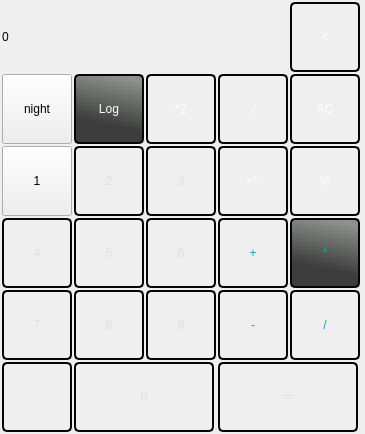
   <widget class="QWidget" name="layoutWidget">
    <property name="geometry">
     <rect>
      <x>0</x>
      <y>0</y>
      <width>365</width>
      <height>434</height>
     </rect>
    </property>
    <layout class="QGridLayout" name="gridLayout_2" rowstretch="70,0,0,0,0,0,0,0" columnstretch="70,0,0,0,0">
     <property name="sizeConstraint">
      <enum>QLayout::SetMinimumSize</enum>
     </property>
     <property name="leftMargin">
      <number>2</number>
     </property>
     <property name="topMargin">
      <number>2</number>
     </property>
     <property name="rightMargin">
      <number>2</number>
     </property>
     <property name="bottomMargin">
      <number>2</number>
     </property>
     <property name="spacing">
      <number>2</number>
     </property>
     <item row="2" column="2">
      <widget class="QPushButton" name="pKvadrat">
       <property name="minimumSize">
        <size>
         <width>70</width>
         <height>70</height>
        </size>
       </property>
       <property name="maximumSize">
        <size>
         <width>70</width>
         <height>70</height>
        </size>
       </property>
       <property name="styleSheet">
        <string notr="true">QPushButton {
     border: 2px solid #050505;
     border-radius: 5px;
     background-color: qlineargradient(x1: 0.35, y1: 0.7, x2: 0.5, y2: 0,
                                       stop: 0 #3c3d3c, stop: 1 #8c918c);
    color: white;
     font: 63 10pt &quot;Bahnschrift SemiBold&quot;;
 } 
QPushButton:hover {
     border: 2px solid #050505;
     border-radius: 6px;
     background-color: qlineargradient(x1: 0.6, y1: 1.1 x2: 0.9, y2: 0,
                                       stop: 0 #21201f, stop: 1 #30fcbf);
}
QPushButton:pressed {
     border: 2px solid #050505;
     border-radius: 9px;
     background-color: qlineargradient(x1: 0.45, y1: 0.8, x2: 0.6, y2: 0,
                                       stop: 0 #383532, stop: 1 #32d9a7);
    color: rgb(0, 0,0);
 }



 QPushButton:flat {
     border: none; 
 }

 QPushButton:default {
     border-color: navy;
 }</string>
       </property>
       <property name="text">
        <string>^2</string>
       </property>
      </widget>
     </item>
     <item row="7" column="3" colspan="2">
      <widget class="QPushButton" name="pequal">
       <property name="minimumSize">
        <size>
         <width>70</width>
         <height>70</height>
        </size>
       </property>
       <property name="maximumSize">
        <size>
         <width>140</width>
         <height>70</height>
        </size>
       </property>
       <property name="styleSheet">
        <string notr="true">QPushButton {
     border: 2px solid #050505;
     border-radius: 5px;
     /*background-color: qlineargradient(x1: 0.6, y1: 1.1 x2: 0.9, y2: 0,
                                       stop: 0 #21201f, stop: 1 #30fcbf);*/
     background-color: qlineargradient(x1: 0.6, y1: 1.1 x2: 0.9, y2: 0,
                                       stop: 0 #21201f, stop: 1 #0cadc2);
    color: rgb(222, 222, 222);
     font: 63 18pt &quot;Bahnschrift SemiBold&quot;;
 } 
QPushButton:hover {
     border: 2px solid #050505;
     border-radius: 6px;
    /* background-color: qlineargradient(x1: 0.6, y1: 1.1 x2: 0.9, y2: 0,
                                       stop: 0 #423b34, stop: 1 #14fcb7);*/
    background-color: qlineargradient(x1: 0.6, y1: 1.1 x2: 0.9, y2: 0,
                                       stop: 0 #423b34, stop: 1 #21c8de);
}
QPushButton:pressed {
     border: 2px solid #050505;
     border-radius: 9px;
     /* background-color: qlineargradient(x1: 0.35, y1: 0.7, x2: 0.5, y2: 0,
                                       stop: 0 #21201f, stop: 1 #4fb898);*/
    background-color: qlineargradient(x1: 0.35, y1: 0.7, x2: 0.5, y2: 0,
                                       stop: 0 #21201f, stop: 1 #1fdaf2);
    color: rgb(0,0,0);
 }



 QPushButton:flat {
     border: none; 
 }

 QPushButton:default {
     border-color: navy;
 }</string>
       </property>
       <property name="text">
        <string>=</string>
       </property>
      </widget>
     </item>
     <item row="7" column="0">
      <widget class="QPushButton" name="ppoint">
       <property name="minimumSize">
        <size>
         <width>70</width>
         <height>70</height>
        </size>
       </property>
       <property name="maximumSize">
        <size>
         <width>70</width>
         <height>70</height>
        </size>
       </property>
       <property name="styleSheet">
        <string notr="true">QPushButton {
     border: 2px solid #050505;
     border-radius: 5px;
     background-color: qlineargradient(x1: 0.35, y1: 0.7, x2: 0.5, y2: 0,
                                       stop: 0 #050505, stop: 1 #575049);
    color: rgb(222, 222, 222);
     font: 63 18pt &quot;Bahnschrift SemiBold&quot;;
 } 
QPushButton:hover {
     border: 2px solid #050505;
     border-radius: 6px;
     background-color: qlineargradient(x1: 0.6, y1: 1.1 x2: 0.9, y2: 0,
                                       stop: 0 #21201f, stop: 1 #30fcbf);
}
QPushButton:pressed {
     border: 2px solid #050505;
     border-radius: 9px;
     background-color: qlineargradient(x1: 0.45, y1: 0.8, x2: 0.6, y2: 0,
                                       stop: 0 #383532, stop: 1 #32d9a7);
    color: rgb(0,0,0);
 }



 QPushButton:flat {
     border: none; 
 }

 QPushButton:default {
     border-color: navy;
 }</string>
       </property>
       <property name="text">
        <string>.</string>
       </property>
      </widget>
     </item>
     <item row="6" column="4">
      <widget class="QPushButton" name="pdev">
       <property name="minimumSize">
        <size>
         <width>70</width>
         <height>70</height>
        </size>
       </property>
       <property name="maximumSize">
        <size>
         <width>70</width>
         <height>70</height>
        </size>
       </property>
       <property name="styleSheet">
        <string notr="true">QPushButton {
     border: 2px solid #050505;
     border-radius: 5px;
     background-color: qlineargradient(x1: 0.35, y1: 0.7, x2: 0.5, y2: 0,
                                       stop: 0 #3c3d3c, stop: 1 #8c918c);
    color: rgb(11, 166, 186);
     font: 63 18pt &quot;Bahnschrift SemiBold&quot;;
 } 
QPushButton:hover {
     border: 2px solid #050505;
     border-radius: 6px;
     background-color: qlineargradient(x1: 0.6, y1: 1.1 x2: 0.9, y2: 0,
                                       stop: 0 #21201f, stop: 1 #30fcbf);
}
QPushButton:pressed {
     border: 2px solid #050505;
     border-radius: 9px;
     background-color: qlineargradient(x1: 0.45, y1: 0.8, x2: 0.6, y2: 0,
                                       stop: 0 #383532, stop: 1 #32d9a7);    color: rgb(0,0,0);
 }



 QPushButton:flat {
     border: none; 
 }

 QPushButton:default {
     border-color: navy;
 }</string>
       </property>
       <property name="text">
        <string>/</string>
       </property>
      </widget>
     </item>
     <item row="5" column="4">
      <widget class="QPushButton" name="pmultiplication">
       <property name="minimumSize">
        <size>
         <width>70</width>
         <height>70</height>
        </size>
       </property>
       <property name="maximumSize">
        <size>
         <width>70</width>
         <height>70</height>
        </size>
       </property>
       <property name="styleSheet">
        <string notr="true">QPushButton {border: 2px solid #050505;border-radius: 5px;background-color:qlineargradient(x1: 0.35, y1: 0.7, x2: 0.5, y2: 0,stop: 0 #3c3d3c, stop: 1 #8c918c);color: rgb(11, 166, 186);font: 63 18pt &quot;Bahnschrift SemiBold&quot;;} QPushButton:hover{border: 2px solid #050505;border-radius: 6px;background-color: qlineargradient(x1: 0.6, y1: 1.1 x2: 0.9, y2: 0,stop: 0 #21201f, stop: 1 #30fcbf);}QPushButton:pressed {border: 2px solid #050505;border-radius: 9px;background-color: qlineargradient(x1: 0.45, y1: 0.8, x2: 0.6, y2: 0,stop: 0 #383532, stop: 1 #32d9a7);color: rgb(0,0,0); }QPushButton:flat {border: none; }QPushButton:default {border-color: navy;}</string>
       </property>
       <property name="text">
        <string>*</string>
       </property>
      </widget>
     </item>
     <item row="6" column="1">
      <widget class="QPushButton" name="p8">
       <property name="minimumSize">
        <size>
         <width>70</width>
         <height>70</height>
        </size>
       </property>
       <property name="maximumSize">
        <size>
         <width>70</width>
         <height>70</height>
        </size>
       </property>
       <property name="styleSheet">
        <string notr="true">QPushButton {
     border: 2px solid #050505;
     border-radius: 5px;
     background-color: qlineargradient(x1: 0.35, y1: 0.7, x2: 0.5, y2: 0,
                                       stop: 0 #050505, stop: 1 #575049);
    color: rgb(222, 222, 222);
     font: 63 18pt &quot;Bahnschrift SemiBold&quot;;
 } 
QPushButton:hover {
     border: 2px solid #050505;
     border-radius: 6px;
     background-color: qlineargradient(x1: 0.6, y1: 1.1 x2: 0.9, y2: 0,
                                       stop: 0 #21201f, stop: 1 #30fcbf);
}
QPushButton:pressed {
     border: 2px solid #050505;
     border-radius: 9px;
     background-color: qlineargradient(x1: 0.45, y1: 0.8, x2: 0.6, y2: 0,
                                       stop: 0 #383532, stop: 1 #32d9a7);    
      color: rgb(0,0,0);

 }



 QPushButton:flat {
     border: none; 
 }

 QPushButton:default {
     border-color: navy;
 }</string>
       </property>
       <property name="text">
        <string>8</string>
       </property>
      </widget>
     </item>
     <item row="5" column="2">
      <widget class="QPushButton" name="p6">
       <property name="minimumSize">
        <size>
         <width>70</width>
         <height>70</height>
        </size>
       </property>
       <property name="maximumSize">
        <size>
         <width>70</width>
         <height>70</height>
        </size>
       </property>
       <property name="styleSheet">
        <string notr="true">QPushButton {
     border: 2px solid #050505;
     border-radius: 5px;
     background-color: qlineargradient(x1: 0.35, y1: 0.7, x2: 0.5, y2: 0,
                                       stop: 0 #050505, stop: 1 #575049);
    color: rgb(222, 222, 222);
     font: 63 18pt &quot;Bahnschrift SemiBold&quot;;
 } 
QPushButton:hover {
     border: 2px solid #050505;
     border-radius: 6px;
     background-color: qlineargradient(x1: 0.6, y1: 1.1 x2: 0.9, y2: 0,
                                       stop: 0 #21201f, stop: 1 #30fcbf);
}
QPushButton:pressed {
     border: 2px solid #050505;
     border-radius: 9px;
     background-color: qlineargradient(x1: 0.45, y1: 0.8, x2: 0.6, y2: 0,
                                       stop: 0 #383532, stop: 1 #32d9a7);
    color: rgb(0,0,0);
 }



 QPushButton:flat {
     border: none; 
 }

 QPushButton:default {
     border-color: navy;
 }</string>
       </property>
       <property name="text">
        <string>6</string>
       </property>
      </widget>
     </item>
     <item row="6" column="3">
      <widget class="QPushButton" name="pminus">
       <property name="minimumSize">
        <size>
         <width>70</width>
         <height>70</height>
        </size>
       </property>
       <property name="maximumSize">
        <size>
         <width>70</width>
         <height>70</height>
        </size>
       </property>
       <property name="styleSheet">
        <string notr="true">QPushButton {
     border: 2px solid #050505;
     border-radius: 5px;
     background-color: qlineargradient(x1: 0.35, y1: 0.7, x2: 0.5, y2: 0,
                                       stop: 0 #3c3d3c, stop: 1 #8c918c);
    color: rgb(11, 166, 186);
     font: 63 18pt &quot;Bahnschrift SemiBold&quot;;
 } 
QPushButton:hover {
     border: 2px solid #050505;
     border-radius: 6px;
     background-color: qlineargradient(x1: 0.6, y1: 1.1 x2: 0.9, y2: 0,
                                       stop: 0 #21201f, stop: 1 #30fcbf);
}
QPushButton:pressed {
     border: 2px solid #050505;
     border-radius: 9px;
     background-color: qlineargradient(x1: 0.45, y1: 0.8, x2: 0.6, y2: 0,
                                       stop: 0 #383532, stop: 1 #32d9a7);
    color: rgb(0,0,0);
 }



 QPushButton:flat {
     border: none; 
 }

 QPushButton:default {
     border-color: navy;
 }</string>
       </property>
       <property name="text">
        <string>-</string>
       </property>
      </widget>
     </item>
     <item row="7" column="1" colspan="2">
      <widget class="QPushButton" name="p0">
       <property name="minimumSize">
        <size>
         <width>140</width>
         <height>70</height>
        </size>
       </property>
       <property name="maximumSize">
        <size>
         <width>140</width>
         <height>70</height>
        </size>
       </property>
       <property name="styleSheet">
        <string notr="true">QPushButton {
     border: 2px solid #050505;
     border-radius: 5px;
     background-color: qlineargradient(x1: 0.35, y1: 0.7, x2: 0.5, y2: 0,
                                       stop: 0 #050505, stop: 1 #575049);
    color: rgb(222, 222, 222);
     font: 63 18pt &quot;Bahnschrift SemiBold&quot;;
 } 
QPushButton:hover {
     border: 2px solid #050505;
     border-radius: 6px;
     background-color: qlineargradient(x1: 0.6, y1: 1.1 x2: 0.9, y2: 0,
                                       stop: 0 #21201f, stop: 1 #30fcbf);
}
QPushButton:pressed {
     border: 2px solid #050505;
     border-radius: 9px;
     background-color: qlineargradient(x1: 0.45, y1: 0.8, x2: 0.6, y2: 0,
                                       stop: 0 #383532, stop: 1 #32d9a7);
    color: rgb(0,0,0);
 }



 QPushButton:flat {
     border: none; 
 }

 QPushButton:default {
     border-color: navy;
 }</string>
       </property>
       <property name="text">
        <string>0</string>
       </property>
      </widget>
     </item>
     <item row="6" column="0">
      <widget class="QPushButton" name="p7">
       <property name="minimumSize">
        <size>
         <width>70</width>
         <height>70</height>
        </size>
       </property>
       <property name="maximumSize">
        <size>
         <width>70</width>
         <height>70</height>
        </size>
       </property>
       <property name="styleSheet">
        <string notr="true">QPushButton {
     border: 2px solid #050505;
     border-radius: 5px;
     background-color: qlineargradient(x1: 0.35, y1: 0.7, x2: 0.5, y2: 0,
                                       stop: 0 #050505, stop: 1 #575049);
    color: rgb(222, 222, 222);
     font: 63 18pt &quot;Bahnschrift SemiBold&quot;;
 } 
QPushButton:hover {
     border: 2px solid #050505;
     border-radius: 6px;
     background-color: qlineargradient(x1: 0.6, y1: 1.1 x2: 0.9, y2: 0,
                                       stop: 0 #21201f, stop: 1 #30fcbf);
}
QPushButton:pressed {
     border: 2px solid #050505;
     border-radius: 9px;
     background-color: qlineargradient(x1: 0.45, y1: 0.8, x2: 0.6, y2: 0,
                                       stop: 0 #383532, stop: 1 #32d9a7);
    color: rgb(0,0,0);
 }



 QPushButton:flat {
     border: none; 
 }

 QPushButton:default {
     border-color: navy;
 }</string>
       </property>
       <property name="text">
        <string>7</string>
       </property>
      </widget>
     </item>
     <item row="6" column="2">
      <widget class="QPushButton" name="p9">
       <property name="minimumSize">
        <size>
         <width>70</width>
         <height>70</height>
        </size>
       </property>
       <property name="maximumSize">
        <size>
         <width>70</width>
         <height>70</height>
        </size>
       </property>
       <property name="styleSheet">
        <string notr="true">QPushButton {
     border: 2px solid #050505;
     border-radius: 5px;
     background-color: qlineargradient(x1: 0.35, y1: 0.7, x2: 0.5, y2: 0,
                                       stop: 0 #050505, stop: 1 #575049);
    color: rgb(222, 222, 222);
     font: 63 18pt &quot;Bahnschrift SemiBold&quot;;
 } 
QPushButton:hover {
     border: 2px solid #050505;
     border-radius: 6px;
     background-color: qlineargradient(x1: 0.6, y1: 1.1 x2: 0.9, y2: 0,
                                       stop: 0 #21201f, stop: 1 #30fcbf);
}
QPushButton:pressed {
     border: 2px solid #050505;
     border-radius: 9px;
     background-color: qlineargradient(x1: 0.45, y1: 0.8, x2: 0.6, y2: 0,
                                       stop: 0 #383532, stop: 1 #32d9a7);
    color: rgb(0,0,0);
 }



 QPushButton:flat {
     border: none; 
 }

 QPushButton:default {
     border-color: navy;
 }</string>
       </property>
       <property name="text">
        <string>9</string>
       </property>
      </widget>
     </item>
     <item row="5" column="0">
      <widget class="QPushButton" name="p4">
       <property name="minimumSize">
        <size>
         <width>70</width>
         <height>70</height>
        </size>
       </property>
       <property name="maximumSize">
        <size>
         <width>70</width>
         <height>70</height>
        </size>
       </property>
       <property name="styleSheet">
        <string notr="true">QPushButton {
     border: 2px solid #050505;
     border-radius: 5px;
     background-color: qlineargradient(x1: 0.35, y1: 0.7, x2: 0.5, y2: 0,   
                                    stop: 0 #050505, stop: 1 #575049);
    color: rgb(222, 222, 222);
     font: 63 18pt &quot;Bahnschrift SemiBold&quot;;

 } 
QPushButton:hover {
     border: 2px solid #050505;
     border-radius: 6px;
     background-color: qlineargradient(x1: 0.6, y1: 1.1 x2: 0.9, y2: 0,
                                       stop: 0 #21201f, stop: 1 #30fcbf);
}
QPushButton:pressed {
     border: 2px solid #050505;
     border-radius: 9px;
     background-color: qlineargradient(x1: 0.45, y1: 0.8, x2: 0.6, y2: 0,
                                       stop: 0 #383532, stop: 1 #32d9a7);
    color: rgb(0,0,0);
 }



 QPushButton:flat {
     border: none; 
 }

 QPushButton:default {
     border-color: navy;
 }</string>
       </property>
       <property name="text">
        <string>4</string>
       </property>
      </widget>
     </item>
     <item row="1" column="0" colspan="4">
      <widget class="QLabel" name="label">
       <property name="minimumSize">
        <size>
         <width>10</width>
         <height>70</height>
        </size>
       </property>
       <property name="maximumSize">
        <size>
         <width>355</width>
         <height>70</height>
        </size>
       </property>
       <property name="styleSheet">
        <string notr="true">font: 63 26pt &quot;Bahnschrift SemiBold&quot;;
</string>
       </property>
       <property name="text">
        <string>0</string>
       </property>
      </widget>
     </item>
     <item row="2" column="1">
      <widget class="QPushButton" name="pLog">
       <property name="minimumSize">
        <size>
         <width>70</width>
         <height>70</height>
        </size>
       </property>
       <property name="maximumSize">
        <size>
         <width>70</width>
         <height>70</height>
        </size>
       </property>
       <property name="styleSheet">
        <string notr="true">QPushButton { border: 2px solid #050505;border-radius: 5px;background-color:qlineargradient(x1: 0.35, y1: 0.7, x2: 0.5, y2: 0,stop: 0 #3c3d3c, stop: 1 #8c918c);color:white;font: 63 10pt &quot;Bahnschrift SemiBold&quot;; } QPushButton:hover {border: 2px solid #050505;border-radius: 6px;background-color: qlineargradient(x1: 0.6, y1: 1.1 x2: 0.9, y2: 0,stop: 0 #21201f, stop: 1 #30fcbf);}QPushButton:pressed { border: 2px solid #050505;border-radius: 9px;background-color: qlineargradient(x1: 0.45, y1: 0.8, x2: 0.6, y2: 0,stop: 0 #383532, stop: 1 #32d9a7);color: rgb(0, 0,0);}QPushButton:flat {border: none; }QPushButton:default {border-color: navy;}</string>
       </property>
       <property name="text">
        <string>Log</string>
       </property>
      </widget>
     </item>
     <item row="4" column="2">
      <widget class="QPushButton" name="p3">
       <property name="minimumSize">
        <size>
         <width>70</width>
         <height>70</height>
        </size>
       </property>
       <property name="maximumSize">
        <size>
         <width>70</width>
         <height>70</height>
        </size>
       </property>
       <property name="styleSheet">
        <string notr="true">QPushButton {
     border: 2px solid #050505;
     border-radius: 5px;
     background-color: qlineargradient(x1: 0.35, y1: 0.7, x2: 0.5, y2: 0,
                                       stop: 0 #050505, stop: 1 #575049);
    color: rgb(222, 222, 222);
     font: 63 18pt &quot;Bahnschrift SemiBold&quot;;
 } 
QPushButton:hover {
     border: 2px solid #050505;
     border-radius: 6px;
     background-color: qlineargradient(x1: 0.6, y1: 1.1 x2: 0.9, y2: 0,
                                       stop: 0 #21201f, stop: 1 #30fcbf);
}
QPushButton:pressed {
     border: 2px solid #050505;
     border-radius: 9px;
     background-color: qlineargradient(x1: 0.45, y1: 0.8, x2: 0.6, y2: 0,
                                       stop: 0 #383532, stop: 1 #32d9a7);
    color: rgb(0,0,0);
 }



 QPushButton:flat {
     border: none; 
 }

 QPushButton:default {
     border-color: navy;
 }</string>
       </property>
       <property name="text">
        <string>3</string>
       </property>
      </widget>
     </item>
     <item row="5" column="1">
      <widget class="QPushButton" name="p5">
       <property name="minimumSize">
        <size>
         <width>70</width>
         <height>70</height>
        </size>
       </property>
       <property name="maximumSize">
        <size>
         <width>70</width>
         <height>70</height>
        </size>
       </property>
       <property name="styleSheet">
        <string notr="true">QPushButton {
     border: 2px solid #050505;
     border-radius: 5px;
     background-color: qlineargradient(x1: 0.35, y1: 0.7, x2: 0.5, y2: 0,
                                       stop: 0 #050505, stop: 1 #575049);
    color: rgb(222, 222, 222);
     font: 63 18pt &quot;Bahnschrift SemiBold&quot;;
 } 
QPushButton:hover {
     border: 2px solid #050505;
     border-radius: 6px;
     background-color: qlineargradient(x1: 0.6, y1: 1.1 x2: 0.9, y2: 0,
                                       stop: 0 #21201f, stop: 1 #30fcbf);
}
QPushButton:pressed {
     border: 2px solid #050505;
     border-radius: 9px;
     background-color: qlineargradient(x1: 0.45, y1: 0.8, x2: 0.6, y2: 0,
                                       stop: 0 #383532, stop: 1 #32d9a7);
    color: rgb(0,0,0);
 }



 QPushButton:flat {
     border: none; 
 }

 QPushButton:default {
     border-color: navy;
 }</string>
       </property>
       <property name="text">
        <string>5</string>
       </property>
      </widget>
     </item>
     <item row="4" column="1">
      <widget class="QPushButton" name="p2">
       <property name="minimumSize">
        <size>
         <width>70</width>
         <height>70</height>
        </size>
       </property>
       <property name="maximumSize">
        <size>
         <width>70</width>
         <height>70</height>
        </size>
       </property>
       <property name="styleSheet">
        <string notr="true">QPushButton {
     border: 2px solid #050505;
     border-radius: 5px;
     background-color: qlineargradient(x1: 0.35, y1: 0.7, x2: 0.5, y2: 0,
                                       stop: 0 #050505, stop: 1 #575049);
    color: rgb(222, 222, 222);
     font: 63 18pt &quot;Bahnschrift SemiBold&quot;;
 } 
QPushButton:hover {
     border: 2px solid #050505;
     border-radius: 6px;
     background-color: qlineargradient(x1: 0.6, y1: 1.1 x2: 0.9, y2: 0,
                                       stop: 0 #21201f, stop: 1 #30fcbf);
}
QPushButton:pressed {
     border: 2px solid #050505;
     border-radius: 9px;
     background-color: qlineargradient(x1: 0.45, y1: 0.8, x2: 0.6, y2: 0,
                                       stop: 0 #383532, stop: 1 #32d9a7);
    color: rgb(0,0,0);
 }



 QPushButton:flat {
     border: none; 
 }

 QPushButton:default {
     border-color: navy;
 }</string>
       </property>
       <property name="text">
        <string>2</string>
       </property>
      </widget>
     </item>
     <item row="5" column="3">
      <widget class="QPushButton" name="pplus">
       <property name="minimumSize">
        <size>
         <width>70</width>
         <height>70</height>
        </size>
       </property>
       <property name="maximumSize">
        <size>
         <width>70</width>
         <height>70</height>
        </size>
       </property>
       <property name="styleSheet">
        <string notr="true">QPushButton {
     border: 2px solid #050505;
     border-radius: 5px;
     background-color: qlineargradient(x1: 0.35, y1: 0.7, x2: 0.5, y2: 0,
                                       stop: 0 #3c3d3c, stop: 1 #8c918c);
    color: rgb(11, 166, 186);
     font: 63 18pt &quot;Bahnschrift SemiBold&quot;;
 } 
QPushButton:hover {
     border: 2px solid #050505;
     border-radius: 6px;
     background-color: qlineargradient(x1: 0.6, y1: 1.1 x2: 0.9, y2: 0,
                                       stop: 0 #21201f, stop: 1 #30fcbf);
}
QPushButton:pressed {
     border: 2px solid #050505;
     border-radius: 9px;
     background-color: qlineargradient(x1: 0.45, y1: 0.8, x2: 0.6, y2: 0,
                                       stop: 0 #383532, stop: 1 #32d9a7);
    color: rgb(0,0,0);
 }



 QPushButton:flat {
     border: none; 
 }

 QPushButton:default {
     border-color: navy;
 }</string>
       </property>
       <property name="text">
        <string>+</string>
       </property>
      </widget>
     </item>
     <item row="4" column="0">
      <widget class="QPushButton" name="p1">
       <property name="minimumSize">
        <size>
         <width>70</width>
         <height>68</height>
        </size>
       </property>
       <property name="maximumSize">
        <size>
         <width>70</width>
         <height>70</height>
        </size>
       </property>
       <property name="styleSheet">
        <string notr="true">QPushButton {border: 2px solid #050505;border-radius: 5px;background-color: qlineargradient(x1: 0.35, y1: 0.7, x2: 0.5, y2: 0,stop: 0 #050505, stop: 1 #575049);color: rgb(222, 222, 222);font: 63 18pt &quot;Bahnschrift SemiBold&quot;;\n } \nQPushButton:hover {
     border: 2px solid #050505;
     border-radius: 6px;
     background-color: qlineargradient(x1: 0.6, y1: 1.1 x2: 0.9, y2: 0,
                                       stop: 0 #21201f, stop: 1 #30fcbf);
}\nQPushButton:pressed {border: 2px solid #050505;border-radius: 9px;background-color: qlineargradient(x1: 0.45, y1: 0.8, x2: 0.6, y2: 0,stop: 0 #383532, stop: 1 #32d9a7);color: rgb(0,0,0);}QPushButton:flat{border: none;}QPushButton:default {border-color: navy;}</string>
       </property>
       <property name="text">
        <string>1</string>
       </property>
      </widget>
     </item>
     <item row="2" column="3">
      <widget class="QPushButton" name="pKoren">
       <property name="minimumSize">
        <size>
         <width>70</width>
         <height>70</height>
        </size>
       </property>
       <property name="maximumSize">
        <size>
         <width>70</width>
         <height>70</height>
        </size>
       </property>
       <property name="styleSheet">
        <string notr="true">QPushButton {
     border: 2px solid #050505;
     border-radius: 5px;
     background-color: qlineargradient(x1: 0.35, y1: 0.7, x2: 0.5, y2: 0,
                                       stop: 0 #3c3d3c, stop: 1 #8c918c);
    color: white;
     font: 63 10pt &quot;Bahnschrift SemiBold&quot;;
 } 
QPushButton:hover {
     border: 2px solid #050505;
     border-radius: 6px;
     background-color: qlineargradient(x1: 0.6, y1: 1.1 x2: 0.9, y2: 0,
                                       stop: 0 #21201f, stop: 1 #30fcbf);
}
QPushButton:pressed {
     border: 2px solid #050505;
     border-radius: 9px;
     background-color: qlineargradient(x1: 0.45, y1: 0.8, x2: 0.6, y2: 0,
                                       stop: 0 #383532, stop: 1 #32d9a7);
 }



 QPushButton:flat {
     border: none; 
 }

 QPushButton:default {
     border-color: navy;
 }</string>
       </property>
       <property name="text">
        <string>√</string>
       </property>
      </widget>
     </item>
     <item row="1" column="4">
      <widget class="QPushButton" name="pC">
       <property name="minimumSize">
        <size>
         <width>70</width>
         <height>70</height>
        </size>
       </property>
       <property name="maximumSize">
        <size>
         <width>70</width>
         <height>70</height>
        </size>
       </property>
       <property name="styleSheet">
        <string notr="true">QPushButton {
     border: 2px solid #050505;
     border-radius: 5px;
     background-color: qlineargradient(x1: 0.35, y1: 0.7, x2: 0.5, y2: 0,
                                       stop: 0 #3c3d3c, stop: 1 #8c918c);
    color: white;
     font: 63 10pt &quot;Bahnschrift SemiBold&quot;;
 } 
QPushButton:hover {
     border: 2px solid #050505;
     border-radius: 6px;
     background-color: qlineargradient(x1: 0.6, y1: 1.1 x2: 0.9, y2: 0,
                                       stop: 0 #21201f, stop: 1 #30fcbf);
}
QPushButton:pressed {
     border: 2px solid #050505;
     border-radius: 9px;
     background-color: qlineargradient(x1: 0.45, y1: 0.8, x2: 0.6, y2: 0,
                                       stop: 0 #383532, stop: 1 #32d9a7);
    color: rgb(0, 0,0);

 }



 QPushButton:flat {
     border: none; 
 }

 QPushButton:default {
     border-color: navy;
 }</string>
       </property>
       <property name="text">
        <string>&lt;</string>
       </property>
      </widget>
     </item>
     <item row="2" column="4">
      <widget class="QPushButton" name="pAC">
       <property name="minimumSize">
        <size>
         <width>70</width>
         <height>70</height>
        </size>
       </property>
       <property name="maximumSize">
        <size>
         <width>70</width>
         <height>70</height>
        </size>
       </property>
       <property name="styleSheet">
        <string notr="true">QPushButton {
     border: 2px solid #050505;
     border-radius: 5px;
     background-color: qlineargradient(x1: 0.35, y1: 0.7, x2: 0.5, y2: 0,
                                       stop: 0 #3c3d3c, stop: 1 #8c918c);
    color: white;
     font: 63 10pt &quot;Bahnschrift SemiBold&quot;;
 } 
QPushButton:hover {
     border: 2px solid #050505;
     border-radius: 6px;
     background-color: qlineargradient(x1: 0.6, y1: 1.1 x2: 0.9, y2: 0,
                                       stop: 0 #21201f, stop: 1 #30fcbf);
}
QPushButton:pressed {
     border: 2px solid #050505;
     border-radius: 9px;
     background-color: qlineargradient(x1: 0.45, y1: 0.8, x2: 0.6, y2: 0,
                                       stop: 0 #383532, stop: 1 #32d9a7);
    color: rgb(0,0,0);
 }



 QPushButton:flat {
     border: none; 
 }

 QPushButton:default {
     border-color: navy;
 }</string>
       </property>
       <property name="text">
        <string>AC</string>
       </property>
      </widget>
     </item>
     <item row="4" column="4">
      <widget class="QPushButton" name="pproc">
       <property name="minimumSize">
        <size>
         <width>70</width>
         <height>70</height>
        </size>
       </property>
       <property name="maximumSize">
        <size>
         <width>70</width>
         <height>70</height>
        </size>
       </property>
       <property name="styleSheet">
        <string notr="true">QPushButton {
     border: 2px solid #050505;
     border-radius: 5px;
     background-color: qlineargradient(x1: 0.35, y1: 0.7, x2: 0.5, y2: 0,
                                       stop: 0 #3c3d3c, stop: 1 #8c918c);
    color: white;
     font: 63 10pt &quot;Bahnschrift SemiBold&quot;;
 } 
QPushButton:hover {
     border: 2px solid #050505;
     border-radius: 6px;
     background-color: qlineargradient(x1: 0.6, y1: 1.1 x2: 0.9, y2: 0,
                                       stop: 0 #21201f, stop: 1 #30fcbf);
}
QPushButton:pressed {
     border: 2px solid #050505;
     border-radius: 9px;
     background-color: qlineargradient(x1: 0.45, y1: 0.8, x2: 0.6, y2: 0,
                                       stop: 0 #383532, stop: 1 #32d9a7);
    color: rgb(0,0,0);
 }



 QPushButton:flat {
     border: none; 
 }

 QPushButton:default {
     border-color: navy;
 }</string>
       </property>
       <property name="text">
        <string>%</string>
       </property>
      </widget>
     </item>
     <item row="4" column="3">
      <widget class="QPushButton" name="pPlusminus">
       <property name="minimumSize">
        <size>
         <width>70</width>
         <height>70</height>
        </size>
       </property>
       <property name="maximumSize">
        <size>
         <width>70</width>
         <height>70</height>
        </size>
       </property>
       <property name="styleSheet">
        <string notr="true">QPushButton {
     border: 2px solid #050505;
     border-radius: 5px;
     background-color: qlineargradient(x1: 0.35, y1: 0.7, x2: 0.5, y2: 0,
                                       stop: 0 #3c3d3c, stop: 1 #8c918c);
    color: white;
     font: 63 10pt &quot;Bahnschrift SemiBold&quot;;
 } 
QPushButton:hover {
     border: 2px solid #050505;
     border-radius: 6px;
     background-color: qlineargradient(x1: 0.6, y1: 1.1 x2: 0.9, y2: 0,
                                       stop: 0 #21201f, stop: 1 #30fcbf);
}
QPushButton:pressed {
     border: 2px solid #050505;
     border-radius: 9px;
     background-color: qlineargradient(x1: 0.45, y1: 0.8, x2: 0.6, y2: 0,
                                       stop: 0 #383532, stop: 1 #32d9a7);
    color: rgb(0,0,0);
 }



 QPushButton:flat {
     border: none; 
 }

 QPushButton:default {
     border-color: navy;
 }</string>
       </property>
       <property name="text">
        <string>+/-</string>
       </property>
      </widget>
     </item>
     <item row="2" column="0">
      <widget class="QPushButton" name="pStyle">
       <property name="minimumSize">
        <size>
         <width>70</width>
         <height>68</height>
        </size>
       </property>
       <property name="maximumSize">
        <size>
         <width>70</width>
         <height>70</height>
        </size>
       </property>
       <property name="styleSheet">
        <string notr="true">QPushButton {border: 2px solid #050505;border-radius: 5px;background-color: qlineargradient(x1: 0.35, y1: 0.7, x2: 0.5, y2: 0,stop: 0 #050505, stop: 1 #575049);color: rgb(222, 222, 222);font: 63 13pt &quot;Bahnschrift SemiBold&quot;;\n } \nQPushButton:hover {border: 2px solid #050505;border-radius: 6px;background-color: qlineargradient(x1: 0.6, y1: 1.1 x2: 0.9, y2: 0,stop: 0 #21201f, stop: 1 #30fcbf);\n}\nQPushButton:pressed {border: 2px solid #050505;border-radius: 9px;background-color: qlineargradient(x1: 0.45, y1: 0.8, x2: 0.6, y2: 0,stop: 0 #383532, stop: 1 #32d9a7);color: rgb(0,0,0);}QPushButton:flat{border: none;}QPushButton:default {border-color: navy;}</string>
       </property>
       <property name="text">
        <string>night</string>
       </property>
       <property name="autoRepeatDelay">
        <number>300</number>
       </property>
      </widget>
     </item>
    </layout>
   </widget>
